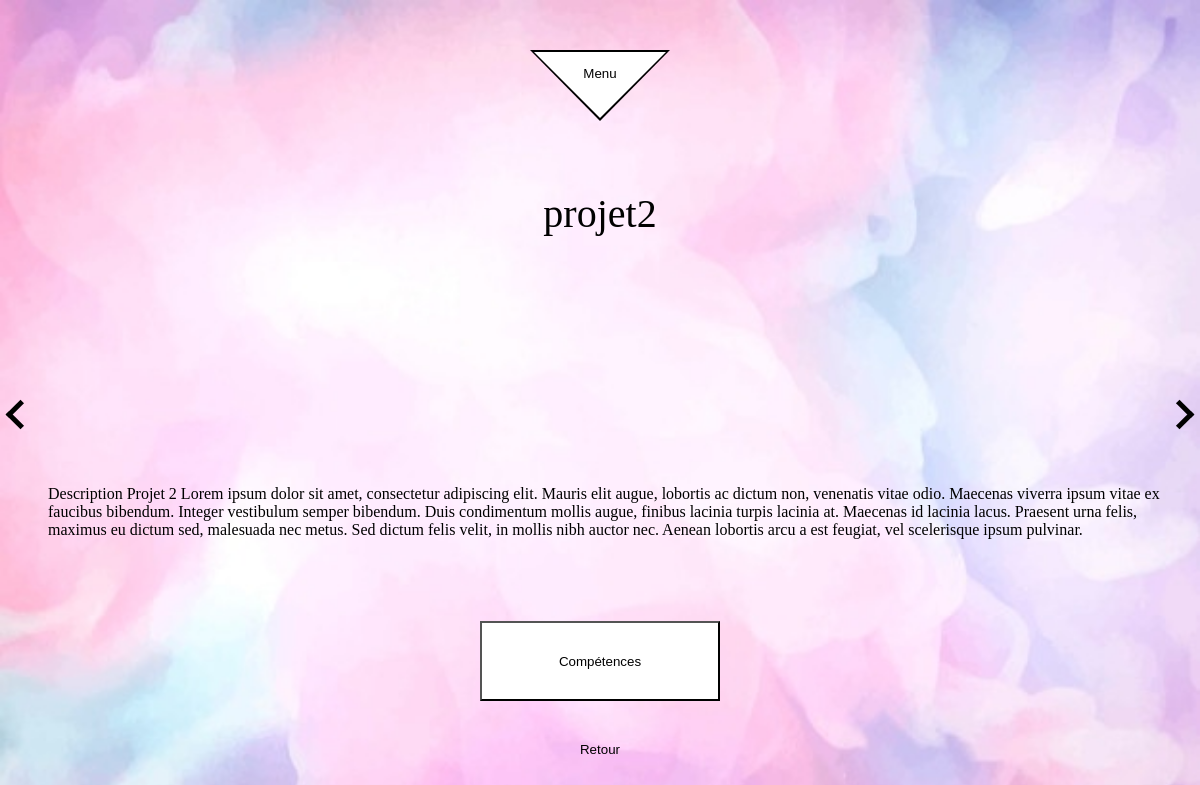
/Projets/projet2.php, run on the app's committed database.
### tables this page shows
CREATE TABLE `projets` (
  `id` int(11) NOT NULL AUTO_INCREMENT,
  `nom` varchar(100) DEFAULT NULL,
  `logo` varchar(255) DEFAULT NULL,
  `description` longtext,
  PRIMARY KEY (`id`)
);

### Projets/projet2.php (the view, shortened to what this page needs)
<!DOCTYPE html>
<html lang="en">
<head>
    <link rel="stylesheet" type="text/css" href="projet2.css">
    <link href="https://unpkg.com/ionicons@4.5.5/dist/css/ionicons.min.css" rel="stylesheet">
</head>
    <body>
        <?php
            require_once('../db.php');
            $rqtNom='SELECT nom FROM projets WHERE id=2';
            $stmtNom=$pdo->prepare($rqtNom);
            $rqtDesc='SELECT description FROM projets WHERE id=2';
            $stmtDesc=$pdo->prepare($rqtDesc);
            $stmtNom->execute();
            $nom=$stmtNom->fetch();
            $stmtDesc->execute();
            $desc=$stmtDesc->fetch();
    ?>
        <div id="div-menu-button">
            <div id="contour-button"></div><div id="contour-button2"></div><button id="menu-button" type="button">Menu</button>
        </div>
        <div id="nom-projet">
        <?php echo $nom['nom'];?>
       </div>
       <p id="arrow"><i id="left"></i><i id="right"></i><p>
       <p id="desc-projet"><?php echo $desc['description'] ?></p>
        <div id="buttons-contener">
            <button id="competences-button" type="button">Compétences</button>
            <button id="retour-button" type="button">Retour</button>
        </div>
    </body>
</html>

### Projets/projet2.css (style rules this page uses)
html { display:none; height:100%; overflow-y:hidden; background-image: url(logo/logo2.jpg); background-repeat: no-repeat; background-position: 50%; background-size: 100% 100%; }
body { display:flex; flex-direction:column; align-content :center; justify-content: center; min-height:100%; }
#menu-button { height: 73px; width: 132px; background-color: transparent; display:block; position:relative; bottom:150px; border-width:0; text-align: center; margin:auto; }
#contour-button { position:relative; margin-left:auto; margin-right:auto; width: 0; height:0; border-top : 71px solid black; border-right : 70px solid transparent; border-left : 70px solid transparent; }
#contour-button2 { display:block; position:relative; bottom:69px; margin-left:auto; margin-right:auto; width: 0; height:0; border-top : 66px solid white; border-right : 66px solid transparent; border-left : 66px solid transparent; }
#div-menu-button { position:absolute; top:0; left:0; right:0; height:71px; margin: 0 auto; margin-top:50px; }
#nom-projet { position: absolute; top:190px; text-align:center; font-size: 40px; white-space: nowrap; left:50%; transform: translateX(-50%); }
i { height:10px; width:10px; border: solid black; border-width: 0 5px 5px 0; display: inline-block; padding: 3px; }
#right { position: absolute; right:10px; top:50%; transform:translateY(-50%); transform: rotate(-45deg); }
#left { position: absolute; top:50%; left:10px; transform:translateY(-50%); transform: rotate(135deg); }
#desc-projet { position:absolute; margin: 0 40px; top:60%; }
#buttons-contener { display: flex; flex-direction:column; position: absolute; bottom:50px; left:50%; transform: translateX(-50%); margin: 50px auto 0 auto; }
#competences-button { margin-bottom:40px; width:240px; height:80px; border-color: black; border-width: 2px; background-color:white; }
#retour-button { border-width:0px; background-color: transparent }

### data on the page
projets: nom "projet2", description "Description Projet 2 Lorem ipsum dolor sit amet, consectetur adipiscing elit. Mauris elit augue, lobortis ac dictum non, venenatis vitae odio. Maecenas viverra ipsum vitae ex faucibus bibendum. Integer vestibulum semper bibendum. Duis condimentum mollis augue, finibus lacinia turpis lacinia at. Maecenas id lacinia lacus. Praesent urna felis, maximus eu dictum sed, malesuada nec metus. Sed dictum felis velit, in mollis nibh auctor nec. Aenean lobortis arcu a est feugiat, vel scelerisque ipsum pulvinar."
